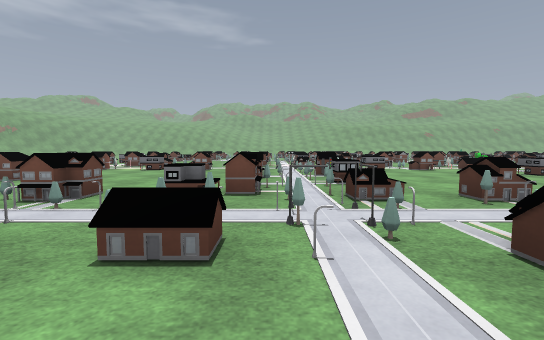
View 1 (above)

24 first-person views from a walk through a level from a Godot 3-D game. The camera is 1.2 m above the floor, tilts 4° down and sees 90° across. The floor is counted in squares, 2 m on a side. Each view is taken from the middle of a square. On the plan, view 1 faces up. The plan holds only what a view shows up to about 9 squares ahead; the rest is blank. The place goes on beyond the plan. Characters and animated objects are left out. Surface patterns are stand-ins for the level's own textures.

View 2
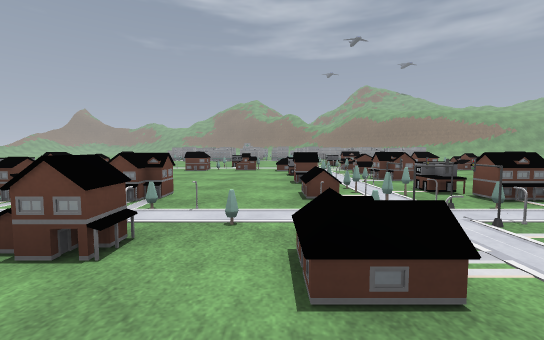

View 3
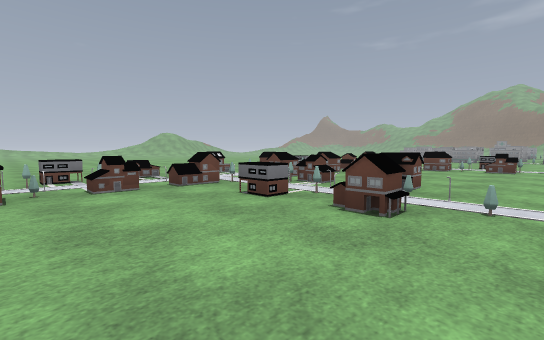

View 4
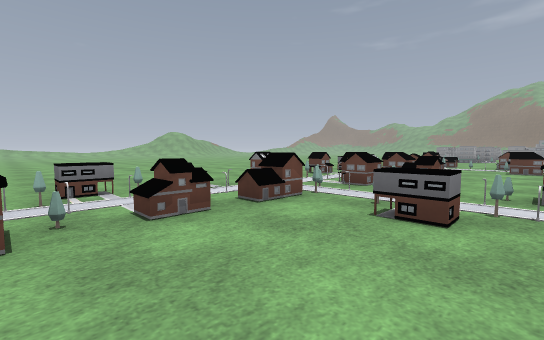

View 5
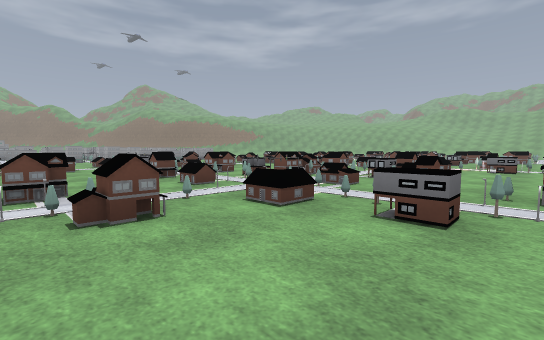

View 6
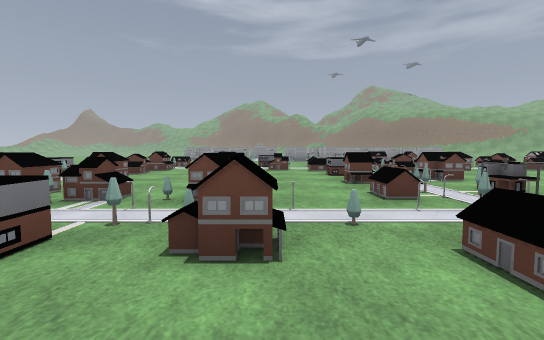

View 7
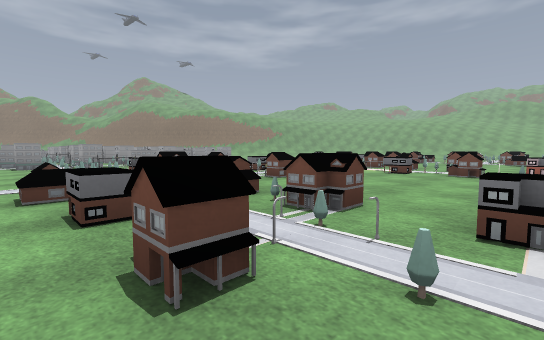

View 8
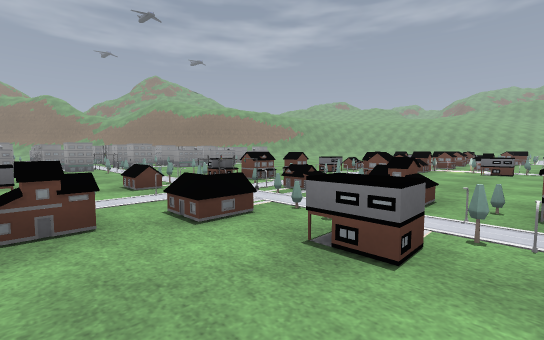

View 9
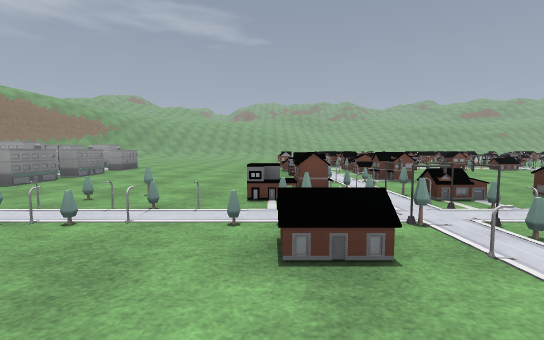

View 10
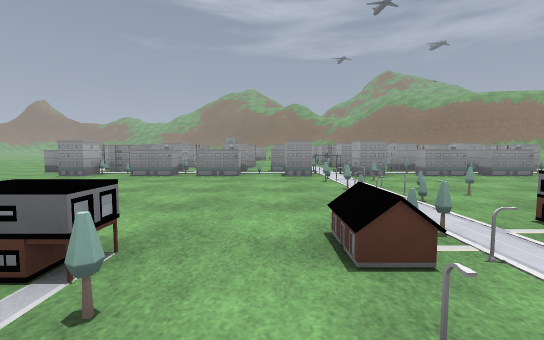

View 11
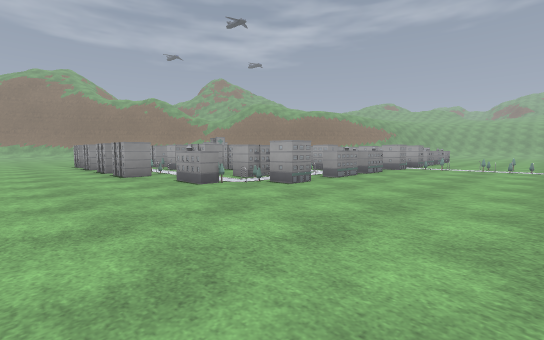

View 12
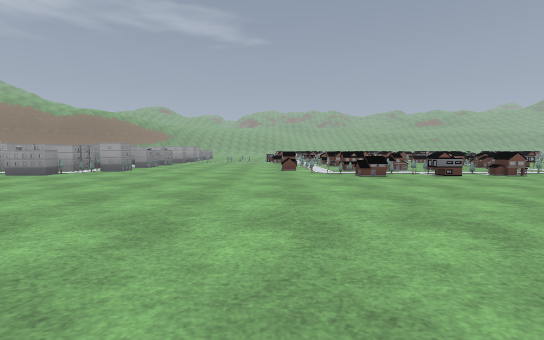

View 13
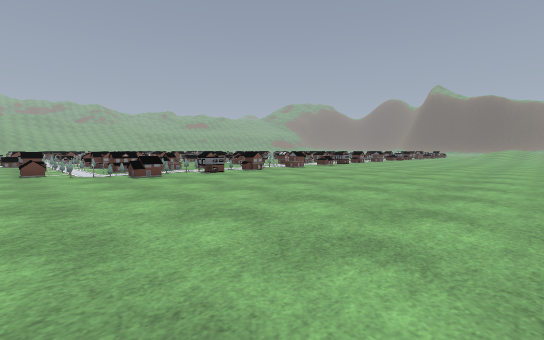

View 14
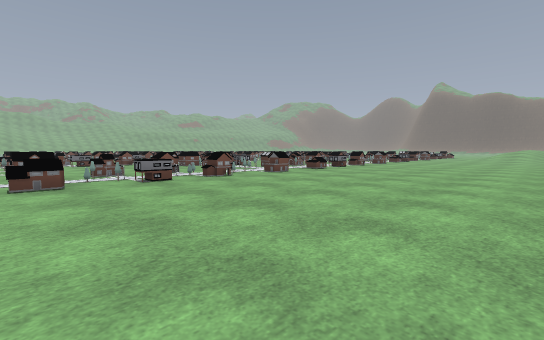

View 15
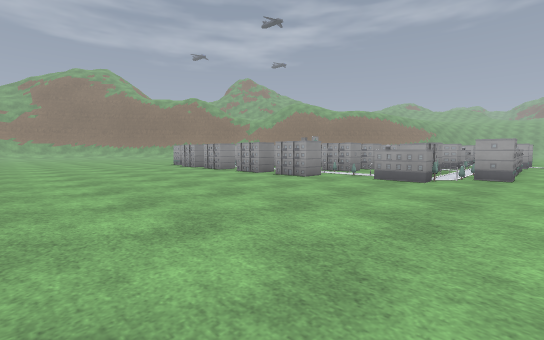

View 16
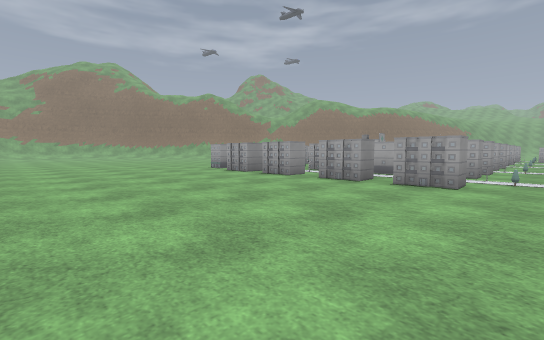

View 17
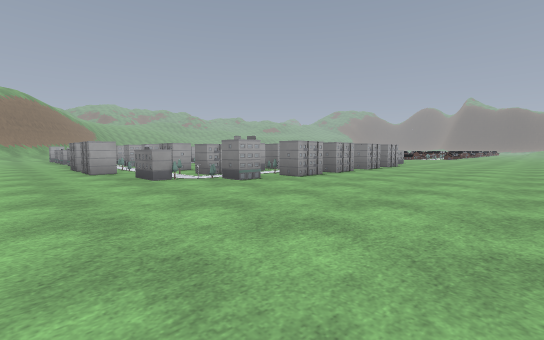

View 18
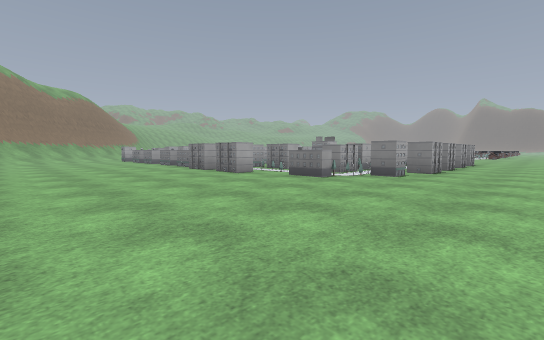

View 19
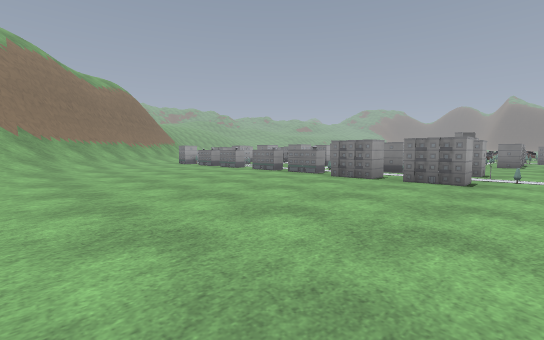

View 20
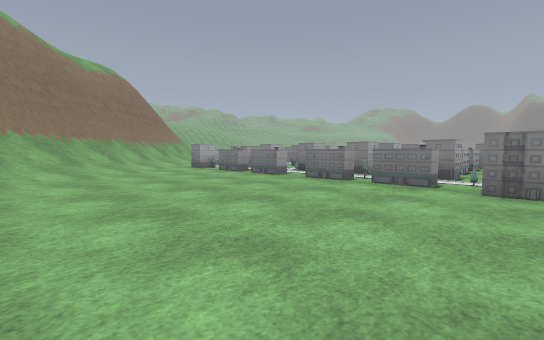

View 21
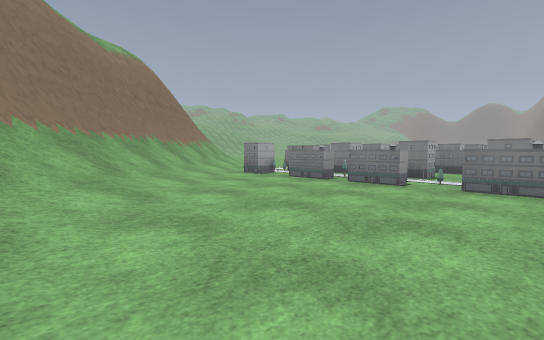

View 22
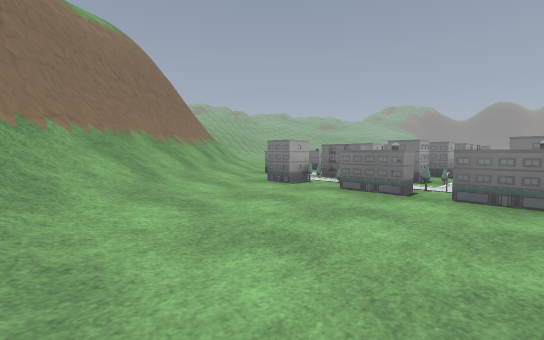

View 23
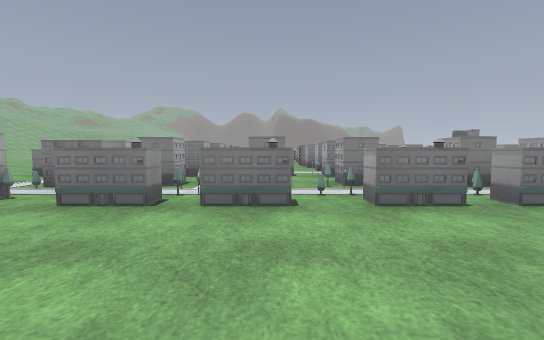

View 24
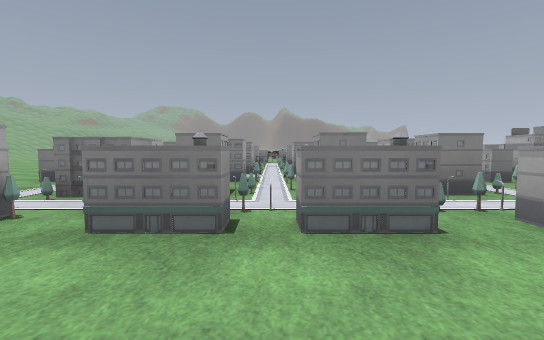

### Floor plan
Key: @ floor where view 1 was taken; # wall or solid block; x gap in a wall; . floor; / step, stairs or slope; = window, fence, low wall or low ledge; ^ raised ledge; v drop or lower ground; O other object.
Columns run from 31 left of view 1 to 4 right of it. Each row starts with its distance up from view 1.
 14     /vv
 13    /vv##   .
 12  /vv###// ..
 11  vv###//...               ^ ^      ^
 10  v##///^^#^               =====  ===
  9 v##///##^# #    ^ ^....  ==^===  =^=
  8 ##///...^###    ##......==.=  .==#=
  7 #///..^ ######  ###.....^= ... =#=.
  6 ///...^===O ==    #.....==^...^==#.
  5 //....^=##^###  ##^....#==#...#=^=.
  4 //....#=#####   ##.....=^=. ^#===. ^
  3 /.....^=##      #  #..==OO==x==OO==x
  2 ......^=#          #.=.=OO=^.==OO=^.
  1 ......#=#        ^..................
  0 ......# #      ####.....^=.....@#...
 -1 ......#=#      ===......==^...^=....
 -2 ......#=#      ###^.....=......x^...
 -3 .......##      ##^......=#=.^.^==..^
 -4  .....^###     ##.#....==#=x=.== =xx
 -5  .......########=^.......==^.===.=^.
 -6  ........###.###....................
 -7  ...................................
 -8  ...................................
 -9     ................................
-10     ................ ...............
-11     ................  ..............
-12                        .............

Positions as (right, up) in squares from view 1, and headings:
1: (0, 0), facing up
2: (3, 1), facing left
3: (4, 1), facing down-left
4: (4, -1), facing down-left
5: (4, -1), facing up-left
6: (3, 0), facing left
7: (-1, 1), facing up-left
8: (-3, 0), facing up-left
9: (-8, 0), facing up
10: (-6, 1), facing left
11: (-9, -8), facing up-left
12: (-8, -12), facing up
13: (-8, -12), facing up-right
14: (-6, -11), facing up-right
15: (-12, -11), facing up-left
16: (-15, -11), facing up-left
17: (-27, -10), facing up-right
18: (-30, -8), facing up-right
19: (-31, -3), facing up-right
20: (-30, 0), facing up-right
21: (-30, 3), facing up-right
22: (-29, 5), facing up-right
23: (-28, 5), facing right
24: (-27, 6), facing right
